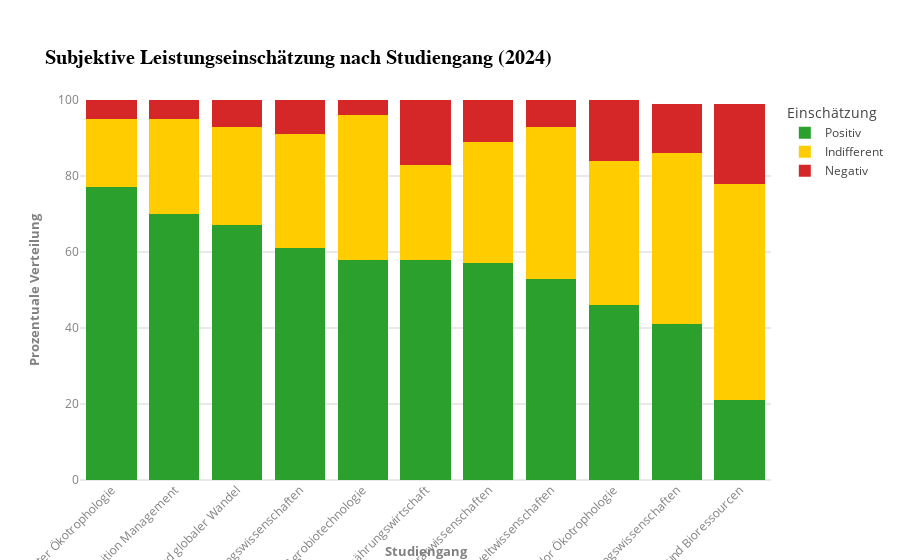

Here is the notebook cell this chart was saved with:
### Code cell
import pandas as pd
import plotly.express as px

# Sicherstellen, dass 2024 in den Daten vorhanden ist
jahr = "2024"

df_2024 = sheets[jahr]

# Studiengänge automatisch erkennen
studiengaenge = [col for col in df_2024.columns if "Bachelor" in col or "Master" in col]

# Extrahiere die subjektive Leistungseinschätzung (Positiv, Indifferent, Negativ)
positiv_2024 = df_2024[(df_2024["Variable"] == "Subjektive Leistungseinschätzung") & 
                        (df_2024["Category"] == "Positiv Einschätzung (%)")][studiengaenge]

indifferent_2024 = df_2024[(df_2024["Variable"] == "Subjektive Leistungseinschätzung") & 
                            (df_2024["Category"] == "Indifferent (%)")][studiengaenge]

negativ_2024 = df_2024[(df_2024["Variable"] == "Subjektive Leistungseinschätzung") & 
                        (df_2024["Category"] == "Negativ Einschätzung (%)")][studiengaenge]

# DataFrame zur Visualisierung vorbereiten
df_studiengang_2024 = pd.concat([positiv_2024, indifferent_2024, negativ_2024], keys=["Positiv", "Indifferent", "Negativ"])
df_studiengang_2024 = df_studiengang_2024.T.reset_index()
df_studiengang_2024.columns = ["Studiengang", "Positiv", "Indifferent", "Negativ"]

# **Studiengänge ohne Werte entfernen (Zeilen mit NaN oder nur 0 entfernen)**
df_studiengang_2024 = df_studiengang_2024.dropna().replace(0, pd.NA).dropna()

# **Nach positiver Einschätzung absteigend sortieren**
df_studiengang_2024 = df_studiengang_2024.sort_values(by="Positiv", ascending=False)

# DataFrame umstrukturieren für gestapeltes Balkendiagramm
df_melted = df_studiengang_2024.melt(id_vars="Studiengang", var_name="Einschätzung", value_name="Prozent")

# Farben definieren
color_map = {
    "Positiv": "#2ca02c",   # Grün
    "Indifferent": "#ffcc00",  # Gelb
    "Negativ": "#d62728"   # Rot
}

# Gestapeltes Balkendiagramm erstellen
fig = px.bar(
    df_melted,
    x="Studiengang",
    y="Prozent",
    color="Einschätzung",
    barmode="stack",
    title="Subjektive Leistungseinschätzung nach Studiengang (2024)",
    color_discrete_map=color_map,
    template="infoviz"
)

# Layout-Anpassungen
fig.update_layout(
    xaxis=dict(title="Studiengang", tickangle=-45),
    yaxis=dict(title="Prozentuale Verteilung", range=[0, 100]),
    legend_title="Einschätzung"
)

fig.show()

### Figure 1 — Plotly figure (JSON) as saved in the notebook; plotly's stock layout.template omitted (floating-point values rounded to 4 significant figures)
{"data": [{"hovertemplate": "Einschätzung=Positiv<br>Studiengang=%{x}<br>Prozent=%{y}<extra></extra>", "legendgroup": "Positiv", "marker": {"color": "#2ca02c", "pattern": {"shape": ""}}, "name": "Positiv", "orientation": "v", "showlegend": true, "textposition": "auto", "type": "bar", "x": ["Master Ökotrophologie", "Master Transition Management", "Bachelor Umwelt und globaler Wandel", "Master Ernährungswissenschaften", "Master Agrobiotechnologie", "Master Nachhaltige Ernährungswirtschaft", "Bachelor Agrarwissenschaften", "Master Umweltwissenschaften", "Bachelor Ökotrophologie", "Bachelor Ernährungswissenschaften", "Bachelor Nachwachsende Rohstoffe und Bioressourcen"], "xaxis": "x", "y": [77, 70, 67, 61, 58, 58, 57, 53, 46, 41, 21], "yaxis": "y"}, {"hovertemplate": "Einschätzung=Indifferent<br>Studiengang=%{x}<br>Prozent=%{y}<extra></extra>", "legendgroup": "Indifferent", "marker": {"color": "#ffcc00", "pattern": {"shape": ""}}, "name": "Indifferent", "orientation": "v", "showlegend": true, "textposition": "auto", "type": "bar", "x": ["Master Ökotrophologie", "Master Transition Management", "Bachelor Umwelt und globaler Wandel", "Master Ernährungswissenschaften", "Master Agrobiotechnologie", "Master Nachhaltige Ernährungswirtschaft", "Bachelor Agrarwissenschaften", "Master Umweltwissenschaften", "Bachelor Ökotrophologie", "Bachelor Ernährungswissenschaften", "Bachelor Nachwachsende Rohstoffe und Bioressourcen"], "xaxis": "x", "y": [18, 25, 26, 30, 38, 25, 32, 40, 38, 45, 57], "yaxis": "y"}, {"hovertemplate": "Einschätzung=Negativ<br>Studiengang=%{x}<br>Prozent=%{y}<extra></extra>", "legendgroup": "Negativ", "marker": {"color": "#d62728", "pattern": {"shape": ""}}, "name": "Negativ", "orientation": "v", "showlegend": true, "textposition": "auto", "type": "bar", "x": ["Master Ökotrophologie", "Master Transition Management", "Bachelor Umwelt und globaler Wandel", "Master Ernährungswissenschaften", "Master Agrobiotechnologie", "Master Nachhaltige Ernährungswirtschaft", "Bachelor Agrarwissenschaften", "Master Umweltwissenschaften", "Bachelor Ökotrophologie", "Bachelor Ernährungswissenschaften", "Bachelor Nachwachsende Rohstoffe und Bioressourcen"], "xaxis": "x", "y": [5, 5, 7, 9, 4, 17, 11, 7, 17, 13, 21], "yaxis": "y"}], "layout": {"barmode": "stack", "legend": {"title": {"text": "Einschätzung"}, "tracegroupgap": 0}, "title": {"text": "Subjektive Leistungseinschätzung nach Studiengang (2024)"}, "xaxis": {"anchor": "y", "domain": [0, 1], "tickangle": -45, "title": {"text": "Studiengang"}}, "yaxis": {"anchor": "x", "domain": [0, 1], "range": [0, 100], "title": {"text": "Prozentuale Verteilung"}}}}
